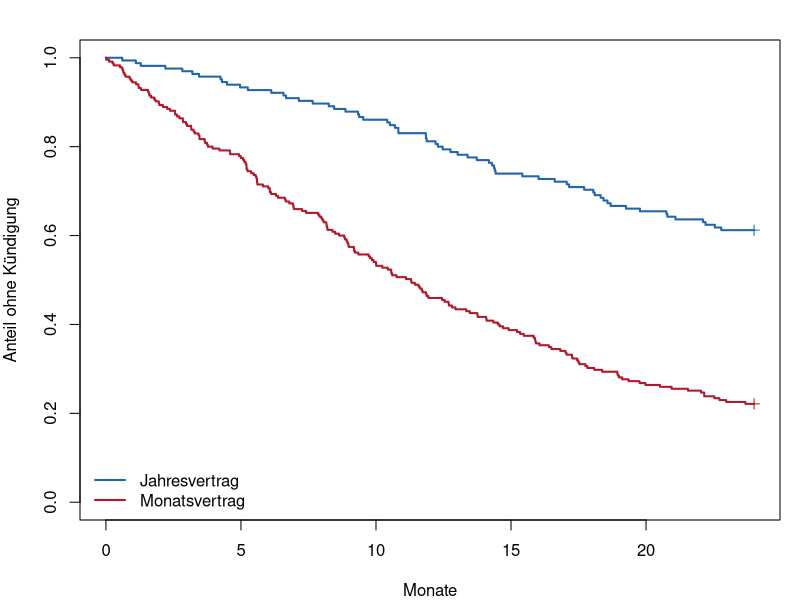
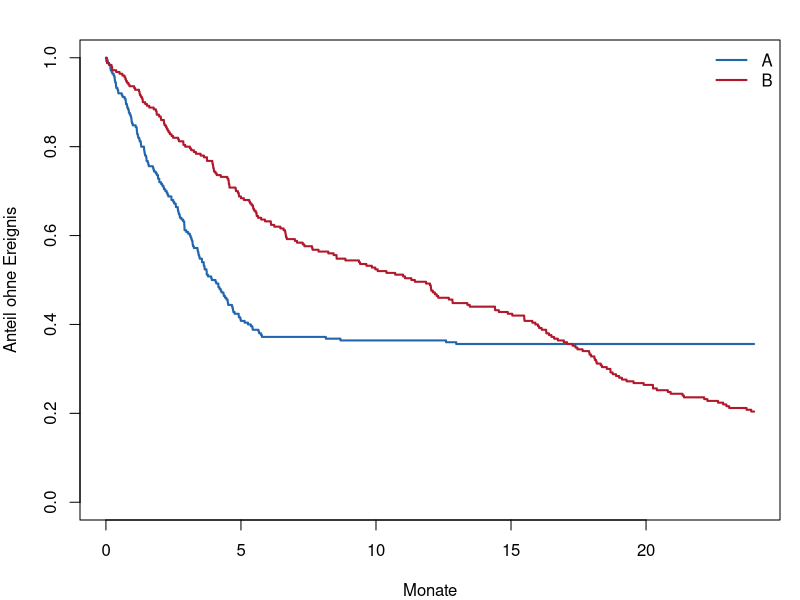

Here is the R script that generated these plots, in order:
## ---- chunk 1
#| label: setup-r
#| include: false
library(survival)

# Derselbe Abo-Datensatz wie auf der Seite zu Kaplan-Meier, deterministisch
# erzeugt, damit R und Python dieselben Zahlen zeigen.
lehmer <- function(saat, anzahl) {
  s <- saat
  raus <- numeric(anzahl)
  for (k in seq_len(anzahl)) {
    s <- (16807 * s) %% 2147483647
    raus[k] <- s / 2147483647
  }
  raus
}

n <- 400
vertrag <- factor(ifelse(lehmer(7001, n) < 0.55, "Monat", "Jahr"),
                  levels = c("Jahr", "Monat"))
distanz <- round(0.5 + 14.5 * lehmer(7002, n), 1)
rate <- 0.018 * exp(0.85 * (vertrag == "Monat") + 0.045 * distanz)
zeit_ereignis <- -log(lehmer(7003, n)) / rate
stichtag <- 24

abo <- data.frame(
  zeit = pmin(zeit_ereignis, stichtag),
  status = as.integer(zeit_ereignis <= stichtag),
  vertrag = vertrag,
  distanz = distanz
)
## ---- chunk 2
#| label: b1-lr-r
klein <- data.frame(
  zeit   = c(2, 3, 3, 4, 5, 6, 7, 8, 9, 10),
  gruppe = factor(c("A", "A", "B", "A", "B", "B", "A", "B", "A", "B")),
  status = c(1, 1, 1, 0, 1, 1, 1, 0, 1, 1)
)

# Schritt fuer Schritt: je Ereigniszeitpunkt eine Vierfeldertafel
zeitpunkte <- sort(unique(klein$zeit[klein$status == 1]))
schritte <- t(sapply(zeitpunkte, function(tt) {
  unter_risiko <- klein$zeit >= tt
  n_gesamt <- sum(unter_risiko)
  n_a <- sum(unter_risiko & klein$gruppe == "A")
  d <- sum(klein$zeit == tt & klein$status == 1)
  d_a <- sum(klein$zeit == tt & klein$status == 1 & klein$gruppe == "A")
  e_a <- d * n_a / n_gesamt
  v <- if (n_gesamt > 1) d * (n_a / n_gesamt) * (1 - n_a / n_gesamt) *
    (n_gesamt - d) / (n_gesamt - 1) else 0
  c(t = tt, n = n_gesamt, n_A = n_a, d = d, d_A = d_a,
    E_A = round(e_a, 4), V = round(v, 4))
}))
schritte

zusammen <- colSums(schritte[, c("d_A", "E_A", "V")])
chi2 <- (zusammen["d_A"] - zusammen["E_A"])^2 / zusammen["V"]
round(c(zusammen, chisq = chi2, p = 1 - pchisq(chi2, df = 1)), 4)

# und zum Vergleich die fertige Funktion
survdiff(Surv(zeit, status) ~ gruppe, data = klein)
## ---- chunk 3
#| label: fig-b2-lr-r
#| fig-cap: "Beispiel 2: die Kurven trennen sich früh und kreuzen sich nicht. Genau dafür ist der Test gebaut."
table(vertrag = abo$vertrag, ereignis = abo$status)

kurven <- survfit(Surv(zeit, status) ~ vertrag, data = abo)

par(mar = c(4, 4, 2, 1))
plot(kurven, col = c("#2166ac", "#b2182b"), lwd = 2, mark.time = TRUE,
     xlab = "Monate", ylab = "Anteil ohne Kündigung", ylim = c(0, 1))
legend("bottomleft", legend = c("Jahresvertrag", "Monatsvertrag"),
       col = c("#2166ac", "#b2182b"), lwd = 2, bty = "n")
## ---- chunk 4
#| label: b3-lr-r
test <- survdiff(Surv(zeit, status) ~ vertrag, data = abo)
test

data.frame(
  beobachtet = test$obs,
  erwartet = round(test$exp, 1),
  verhaeltnis = round(test$obs / test$exp, 2)
)

# Die Groesse des Unterschieds steht nicht im Test, sondern hier
summary(survfit(Surv(zeit, status) ~ vertrag, data = abo), times = c(12, 24))
## ---- chunk 5
#| label: b4-lr-r
n_b <- 200
zeit_b <- -log(lehmer(3131, n_b)) / 0.03          # gleiche Rate in beiden Gruppen

abo_b <- data.frame(
  zeit = pmin(zeit_b, 24),
  status = as.integer(zeit_b <= 24),
  gruppe = factor(rep(c("A", "B"), times = n_b / 2))
)

survdiff(Surv(zeit, status) ~ gruppe, data = abo_b)
table(gruppe = abo_b$gruppe, ereignis = abo_b$status)
## ---- chunk 6
#| label: fig-b5-lr-r
#| fig-cap: "Beispiel 5: kreuzende Kurven. Früh liegt A schlechter, später deutlich besser."
#| fig-height: 3.6
m <- 250
frueh <- -log(lehmer(5151, m)) / 0.16              # A: hohes Risiko bis Monat 6
spaet <- 6 - log(lehmer(5252, m)) / 0.004          # A: danach sehr niedrig
a_zeit <- ifelse(frueh <= 6, frueh, spaet)
b_zeit <- -log(lehmer(5353, m)) / 0.075            # B: konstant mittel

kreuz <- data.frame(
  zeit = pmin(c(a_zeit, b_zeit), 24),
  status = as.integer(c(a_zeit, b_zeit) <= 24),
  gruppe = factor(rep(c("A", "B"), each = m))
)

par(mar = c(4, 4, 2, 1))
plot(survfit(Surv(zeit, status) ~ gruppe, data = kreuz),
     col = c("#2166ac", "#b2182b"), lwd = 2,
     xlab = "Monate", ylab = "Anteil ohne Ereignis", ylim = c(0, 1))
legend("topright", legend = c("A", "B"), col = c("#2166ac", "#b2182b"),
       lwd = 2, bty = "n")

survdiff(Surv(zeit, status) ~ gruppe, data = kreuz)
